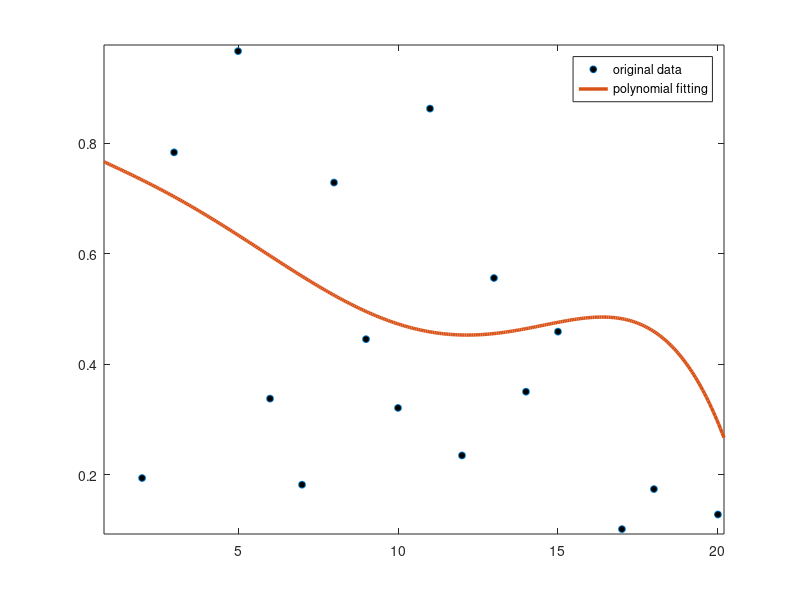

This figure's MATLAB source: (Note: this script raises an error after producing the figure.)
%% Fitting Examples
% Author: Wei Wang
% Date: 12/12/2018
close all; clear;
%% data generation, fitting and plotting
% original data
f1 = figure('Name','polynomial fitting');
x1 = 1:20;
y1 = rand(1, length(x1));
plot(x1, y1,'o',...
    'markerfacecolor','k',...
    'markersize',5)
hold on;

% polynomial curve fitting
p = polyfit(x1, y1, 5);

% curve plotting
rx = range(x1);
x1_fit = linspace(min(x1) - rx/100,max(x1) + rx/100,350);
y1_fit = polyval(p, x1_fit);
ry = range([y1_fit, y1]);
plot(x1_fit, y1_fit,...
                'LineStyle','-',...
                'LineWidth',2.5,...
                'MarkerEdgeColor','b',...
                'MarkerFaceColor','b',...
                'MarkerSize',5)

% range setting
x_min = min(x1)  - rx/100;
x_max = max(x1) + rx/100;
y_min = min([min(y1), min(y1_fit)] - ry/100);
y_max = max([max(y1), max(y1_fit)] - ry/100);
axis([x_min, x_max,y_min, y_max]);

% legend setting
lgd1 = legend('original data','polynomial fitting');
lgd1.Box = 'off';
lgd1.Orientation = 'horizontal'; % vertical (default) | horizontal
lgd1.Location = 'northoutside';  % north | northeast | northoutside | best

% axes setting, see "Axes Properties" in doc for more details
xlabel('{\it x}','FontName','times new roman',...
    'FontSize',18,...
    'Color','black');
ylabel('{\it y}','FontName','times new roman',...
    'FontSize',18,...
    'Color','black');

ax1 = f1.CurrentAxes; % get current axes handle, you can also use 'ax = gca'.
ax1.FontName = 'times new roman';
ax1.FontSize = 18;
ax1.Color = [239, 237, 245] / 255; % color of background 
set(ax1,'LineWidth',1.5); % you can also do settings like this.
set(ax1,'Box','off');
set(ax1,'BoxStyle','full'); % affect only 3-D views

set(ax1,'XAxisLocation','bottom'); % bottom (default) | top | origin
set(ax1,'YAxisLocation','left'); % left (default) | right | origin
ax1.TickDir = 'out'; % in (default) | out | both
ax1.XTick = [0, 5, 10, 15, 20]; % the same as xticks([0, 5, 10, 15, 20])
ax1.YTick = 0:0.2:1; % the same as yticks(0:0.2:1)

% grid
grid on;
set(ax1,'GridLineStyle','--');
set(ax1,'GridAlpha',0.3); % transparency setting

% set figure location on the screen,given left lower and right upper
% points's location.
set(f1,'Position',[100 100 650 450]);

%% More about legend and text
f2 = figure('Name','linear model with non-polynomial terms');
plot(rand(3));
lgd2 = legend('\it line 1','line 2','\fontname{宋体} 随机线段 Line 3');
lgd2.Title.String = 'My Legend Title';
lgd2.Title.FontSize = 12;

% change figure properties by user-defined function
SetFigureProperties(f2);

% text
text(1, 0.5, '\fontname{宋体} 这是宋体 \fontname{times new roman} and latex \it{\theta_e}',...
     'FontSize',18)

%% save figures to specific format
% for more infomation, search function "savefig" and "saveas" in matlab help documents.
save_enable = 1;
if save_enable == 1
   savefig(f1, 'easy_plot_using_matlab'); % save figure to Matlab FIG-file for further edit
   saveas(f1,'easy_plot_using_matlab','epsc'); % .eps with color
   saveas(f2,'easy_plot_using_matlab.svg'); % .svg
%   saveas(f1,'easy_plot_using_matlab','emf'); % .emf, windows only, not for linux   
end
